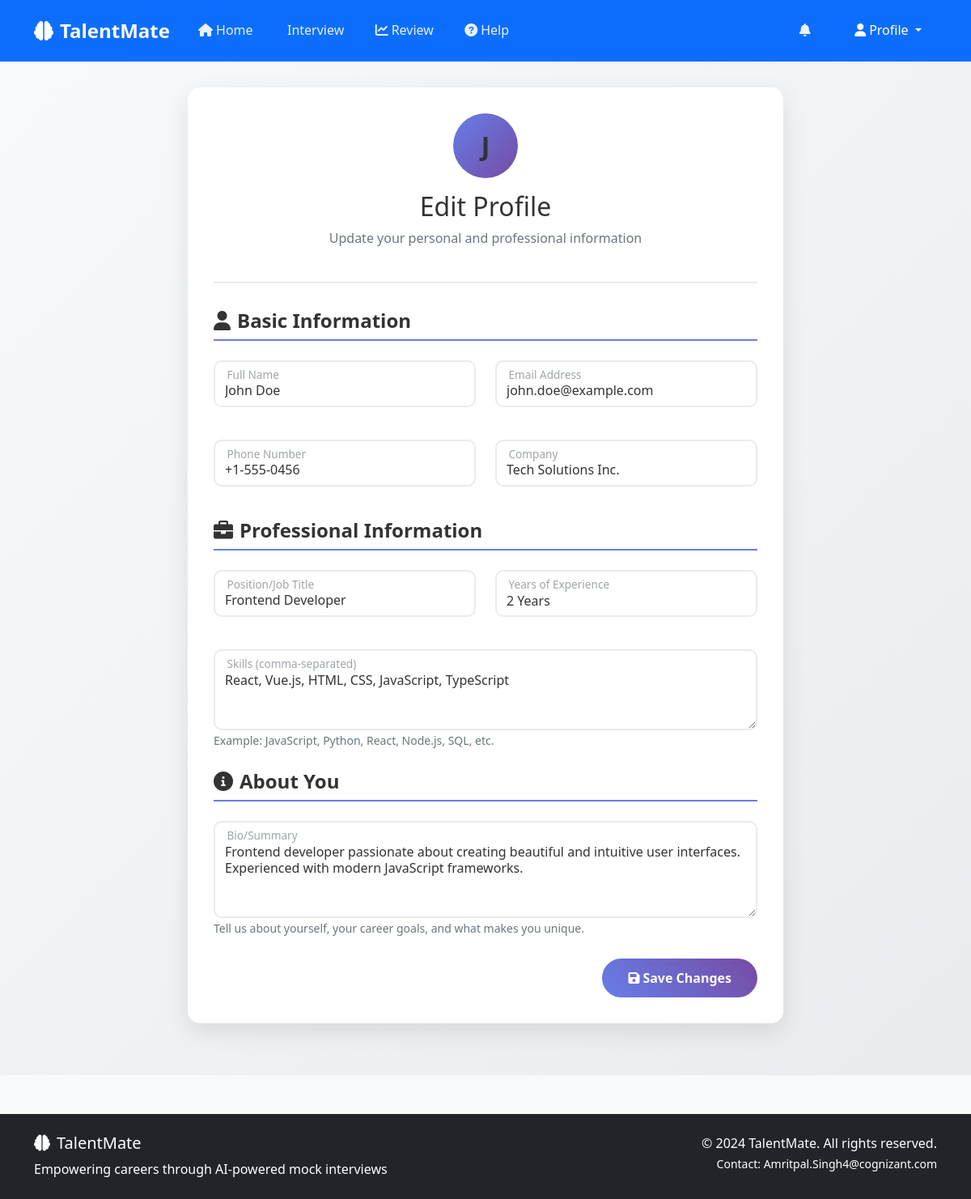
The page /profile/edit (signed in) on the database its author committed.
### tables this page shows
CREATE TABLE users (
            id INTEGER PRIMARY KEY AUTOINCREMENT,
            username TEXT UNIQUE NOT NULL,
            email TEXT UNIQUE NOT NULL,
            password_hash TEXT NOT NULL,
            full_name TEXT,
            created_at TIMESTAMP DEFAULT CURRENT_TIMESTAMP
        , role TEXT DEFAULT "user", phone TEXT, company TEXT, position TEXT, experience_years INTEGER, skills TEXT, bio TEXT, profile_picture TEXT);

### app.py (the view, shortened to what this page needs)
@app.route('/profile/edit', methods=['GET', 'POST'])
@login_required
def edit_profile():
    user_info = get_user_info(session['user_id'])
    return render_template('edit_profile.html', user=user_info)

### app.py (called while the page is built)
def login_required(f):
    @wraps(f)
    def decorated_function(*args, **kwargs):
        if 'user_id' not in session:
            flash('Please log in to access this page.', 'error')
            return redirect(url_for('login'))
        return f(*args, **kwargs)
    return decorated_function

def get_user_info(user_id):
    conn = sqlite3.connect('talentmate.db')
    cursor = conn.cursor()
    cursor.execute('''
        SELECT username, email, full_name, role, phone, company, position,
               experience_years, skills, bio, profile_picture, created_at
        FROM users WHERE id = ?
    ''', (user_id,))
    user = cursor.fetchone()
    conn.close()
    return user

### templates/edit_profile.html (shortened to what this page needs)
{% extends "base.html" %}
{% block content %}
<div class="edit-profile-container">
    <div class="container">
        <div class="row justify-content-center">
            <div class="col-lg-8">
                <div class="edit-profile-card">
                    <div class="profile-header">
                        <div class="profile-avatar">
                            {{ user[2][0].upper() if user[2] else 'U' }}
                        </div>
                        <h2>Edit Profile</h2>
                        <p class="text-muted">Update your personal and professional information</p>
                    </div>
                    <form method="POST">
                        <h4 class="section-title">
                            <i class="fas fa-user me-2"></i>Basic Information
                        </h4>
                        <div class="row mb-4">
                            <div class="col-md-6">
                                <div class="form-floating mb-3">
                                    <input type="text" class="form-control" id="full_name" value="{{ user[2] or '' }}" readonly>
                                    <label for="full_name">Full Name</label>
                                </div>
                            </div>
                            <div class="col-md-6">
                                <div class="form-floating mb-3">
                                    <input type="email" class="form-control" id="email" value="{{ user[1] or '' }}" readonly>
                                    <label for="email">Email Address</label>
                                </div>
                            </div>
                        </div>
                        <div class="row mb-4">
                            <div class="col-md-6">
                                <div class="form-floating mb-3">
                                    <input type="tel" class="form-control" id="phone" name="phone" placeholder="Phone Number" value="{{ user[4] or '' }}">
                                    <label for="phone">Phone Number</label>
                                </div>
                            </div>
                            <div class="col-md-6">
                                <div class="form-floating mb-3">
                                    <input type="text" class="form-control" id="company" name="company" placeholder="Company" value="{{ user[5] or '' }}">
                                    <label for="company">Company</label>
                                </div>
                            </div>
                        </div>
                        <h4 class="section-title">
                            <i class="fas fa-briefcase me-2"></i>Professional Information
                        </h4>
                        <div class="row mb-4">
                            <div class="col-md-6">
                                <div class="form-floating mb-3">
                                    <input type="text" class="form-control" id="position" name="position" placeholder="Position" value="{{ user[6] or '' }}">
                                    <label for="position">Position/Job Title</label>
                                </div>
                            </div>
                            <div class="col-md-6">
                                <div class="form-floating mb-3">
                                    <select class="form-control" id="experience_years" name="experience_years">
                                        <option value="2" {% if user[7] == 2 %}selected{% endif %}>2 Years</option>
                                    </select>
                                    <label for="experience_years">Years of Experience</label>
                                </div>
                            </div>
                        </div>
                        <div class="mb-4">
                            <div class="form-floating">
                                <textarea class="form-control" id="skills" name="skills" placeholder="Skills" style="height: 100px">{{ user[8] or '' }}</textarea>
                                <label for="skills">Skills (comma-separated)</label>
                            </div>
                            <small class="form-text text-muted">
                                Example: JavaScript, Python, React, Node.js, SQL, etc.
                            </small>
                        </div>
                        <h4 class="section-title">
                            <i class="fas fa-info-circle me-2"></i>About You
                        </h4>
                        <div class="mb-4">
                            <div class="form-floating">
                                <textarea class="form-control" id="bio" name="bio" placeholder="Bio" style="height: 120px">{{ user[9] or '' }}</textarea>
                                <label for="bio">Bio/Summary</label>
                            </div>
                            <small class="form-text text-muted">
                                Tell us about yourself, your career goals, and what makes you unique.
                            </small>
                        </div>
                        <div class="d-flex justify-content-between">
                            <a href="{{ url_for('profile') }}" class="btn btn-outline-secondary">
                                <i class="fas fa-arrow-left me-1"></i>Back to Profile
                            </a>
                            <button type="submit" class="btn btn-save">
                                <i class="fas fa-save me-1"></i>Save Changes
                            </button>
                        </div>
                    </form>
                </div>
            </div>
        </div>
    </div>
</div>
{% endblock %}

### static/css/style.css (style rules this page uses)
:root { --primary-color: #667eea; --primary-dark: #764ba2; --success-color: #28a745; --warning-color: #ffc107; --danger-color: #dc3545; --info-color: #17a2b8; --light-color: #f8f9fa; --dark-color: #343a40; --font-family: 'Segoe UI', Tahoma, Geneva, Verdana, sans-serif; --border-radius: 10px; --box-shadow: 0 8px 25px rgba(0,0,0,0.1); --transition: all 0.3s ease; --navbar-height: 76px; }
* { margin: 0; padding: 0; box-sizing: border-box; }
body { font-family: var(--font-family); line-height: 1.6; color: #333 !important; background-color: #f8f9fa; min-height: 100vh; padding-top: var(--navbar-height); }
* { color: inherit; }
p, span, div, h1, h2, h3, h4, h5, h6, label, li, td, th { color: #333 !important; }
.text-muted { color: #6c757d !important; }
.container { opacity: 1 !important; visibility: visible !important; }
.form-control, .form-select { border: 2px solid #e9ecef !important; }
.btn { border-radius: var(--border-radius); font-weight: 500; padding: 0.5rem 1.5rem; transition: var(--transition); border: none; }
.form-control, .form-select { border-radius: var(--border-radius); border: 2px solid #e9ecef; padding: 0.75rem 1rem; transition: var(--transition); font-size: 1rem; color: #333 !important; background-color: white !important; }
.form-floating > label { padding: 1rem; color: #6c757d !important; }
.form-text { color: #6c757d !important; }
textarea { color: #333 !important; background-color: white !important; }
input[type="text"], input[type="email"], input[type="password"] { color: #333 !important; background-color: white !important; }
.btn { color: white !important; }
.btn * { color: white !important; }
.section-title { color: #333 !important; }
body, html { color: #333 !important; }

### templates/edit_profile.html (style rules this page uses)
.edit-profile-container { padding: 2rem 0; min-height: 100vh; background: linear-gradient(135deg, #f8f9fa 0%, #e9ecef 100%); }
.edit-profile-card { background: white; border-radius: 15px; box-shadow: 0 10px 30px rgba(0,0,0,0.1); padding: 2rem; margin-bottom: 2rem; }
.profile-header { text-align: center; margin-bottom: 2rem; padding-bottom: 1.5rem; border-bottom: 2px solid #e9ecef; }
.profile-avatar { width: 80px; height: 80px; border-radius: 50%; background: linear-gradient(135deg, #667eea, #764ba2); display: flex; align-items: center; justify-content: center; color: white; font-size: 2rem; font-weight: bold; margin: 0 auto 1rem; }
.form-control { border-radius: 10px; border: 2px solid #e9ecef; padding: 0.75rem 1rem; transition: all 0.3s ease; }
.btn-save { background: linear-gradient(45deg, #667eea, #764ba2); border: none; padding: 0.75rem 2rem; color: white; border-radius: 25px; font-weight: bold; transition: all 0.3s ease; }
.section-title { color: #667eea; font-weight: bold; margin-bottom: 1.5rem; padding-bottom: 0.5rem; border-bottom: 2px solid #667eea; }
.form-floating label { color: #666; }
.form-floating .form-control:focus ~ label, .form-floating .form-control:not(:placeholder-shown) ~ label { color: #667eea; }

### rows shown on the page
users: full_name "J", full_name "John Doe", email "john.doe@example.com", phone "+1-555-0456", company "Tech Solutions Inc.", position "Frontend Developer", experience_years "2 Years", skills "React, Vue.js, HTML, CSS, JavaScript, TypeScript", bio "Frontend developer passionate about creating beautiful and intuitive user interfaces. Experienced with modern JavaScript frameworks."
